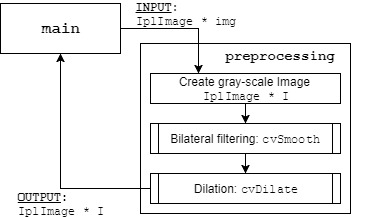
//> input picture 2-Preprocessing/Filtering-Morphing/preprocessing_dataflo.jpg, 381 x 217 px
$ ./main preprocessing_dataflo.jpg   (built with g++ and OpenCV 4)
//> lines starting //> are read from the running program, lines starting //| are printed output that depends on the picture
#include <opencv2/opencv.hpp>
#include <iostream>
#include <stdio.h>
#include <stdlib.h>


using namespace std;
using namespace cv;


void preprocessing (const char *);


int main(int argc, char ** argv) {
    const char * imgName = argv[1];
    preprocessing(imgName);
    return 0;
}

void preprocessing(const char * imgName) {
//> called with imgName = "preprocessing_dataflo.jpg"
    IplImage * img = cvLoadImage(imgName, CV_LOAD_IMAGE_GRAYSCALE);
//> img is the input picture: 217 rows x 381 cols, CV_8UC1; min 0, max 255, mean 239.6

    /// //////////////////////////////////////////////////////////
    ///                      FILTERING                         ///
    /// //////////////////////////////////////////////////////////

    IplImage * F1 = cvCreateImage(cvGetSize(img), IPL_DEPTH_8U, 1);
    cvSet(F1, 0);
    IplImage * F2 = cvCreateImage(cvGetSize(img), IPL_DEPTH_8U, 1);
    cvSet(F2, 0);
    IplImage * F3 = cvCreateImage(cvGetSize(img), IPL_DEPTH_8U, 1);
    cvSet(F3, 0);
    IplImage * F4 = cvCreateImage(cvGetSize(img), IPL_DEPTH_8U, 1);
    cvSet(F4, 0);

    //                         CV_BLUR
    cvSmooth(img, F1, CV_BLUR, 3, 3);
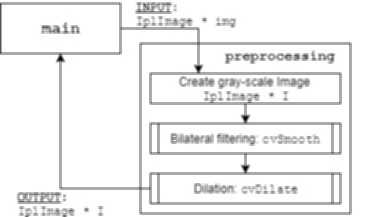
//> F1: 217 rows x 381 cols, CV_8UC1; min 3, max 255, mean 239.7

    //                        CV_MEDIAN
    cvSmooth(img, F2, CV_MEDIAN, 3);
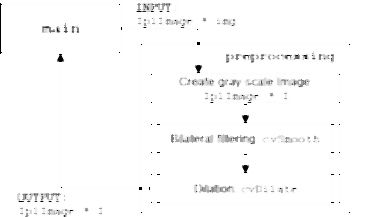
//> F2: 217 rows x 381 cols, CV_8UC1; min 0, max 255, mean 250.9

    //                       CV_GAUSSIAN
    cvSmooth(img, F3, CV_GAUSSIAN, 3, 0);
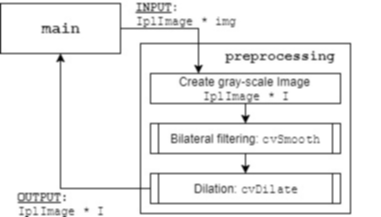
//> F3: 217 rows x 381 cols, CV_8UC1; min 2, max 255, mean 239.7

    //                       CV_BILATERAL
    cvSmooth(img, F4, CV_BILATERAL, 9, 0.05, 20);


    /// /////////////////////////////////////////////////////////////////
    ///              MORPHOLOGICAL TRANSFORMATION                     ///
    /// /////////////////////////////////////////////////////////////////


    IplImage * ERO = cvCreateImage(cvGetSize(img), IPL_DEPTH_8U, 1);
    cvSet(ERO, 0);
    IplImage * DIL = cvCreateImage(cvGetSize(img), IPL_DEPTH_8U, 1);
    cvSet(DIL, 0);
    IplImage * OP = cvCreateImage(cvGetSize(img), IPL_DEPTH_8U, 1);
    cvSet(OP, 0);
    IplImage * CL = cvCreateImage(cvGetSize(img), IPL_DEPTH_8U, 1);
    cvSet(CL, 0);
    //IplImage * TOPHAT = cvCreateImage(cvGetSize(img), IPL_DEPTH_8U, 1);
    //cvSet(TOPHAT, 0);

    int IT = 1;

    //                           EROSION
    // Used to reduce speckle while larger regions are not affected
    cvErode(img, ERO, NULL, IT);
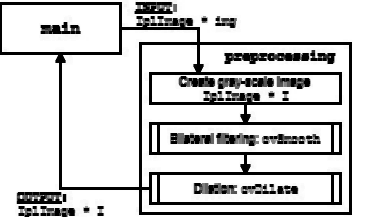
//> ERO: 217 rows x 381 cols, CV_8UC1; min 0, max 255, mean 209.3

    //                           DILATION
    // Attempting to find connected components
    cvDilate(F4, DIL, NULL, IT);
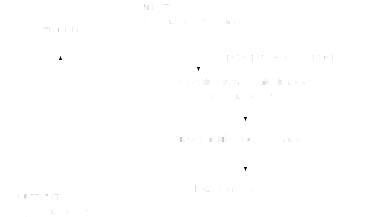
//> DIL: 217 rows x 381 cols, CV_8UC1; min 8, max 255, mean 254.8

    //                           OPENING
    // Erode & Dilate = Separate segments close to each other
    cvMorphologyEx(img, OP, NULL, NULL, CV_MOP_OPEN, IT);
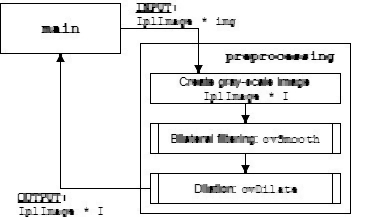
//> OP: 217 rows x 381 cols, CV_8UC1; min 0, max 255, mean 236.3

    //                           CLOSING
    // Dilate & Erode = reduce unwanted noise-driven segments
    cvMorphologyEx(img, CL, NULL, NULL, CV_MOP_CLOSE, IT);

    //                           TOP HAT
    // SRC - open(SRC) = Isolate patches that are brighter than immediate neighbours
    //cvMorphologyEx(img, TOPHAT, NULL, NULL, CV_MOP_TOPHAT, IT);

    /// /////////////////////////////////////////////////////////////
    ///                      DISPLAY AND SAVE                     ///
    /// /////////////////////////////////////////////////////////////
    cvNamedWindow("Image", 0);
    cvShowImage("Image", img);

    cvNamedWindow("Blur", 0);
    cvShowImage("Blur", F1);
    cvSaveImage("Blur.png", F1);
    cvNamedWindow("Median", 0);
    cvShowImage("Median", F2);
    cvSaveImage("Median.png", F2);
    cvNamedWindow("Gaussian", 0);
    cvShowImage("Gaussian", F3);
    cvSaveImage("1-Gaussian.png", F3);
    cvNamedWindow("Bilateral", 0);
    cvShowImage("Bilateral", F4);
    cvSaveImage("2-Bilateral.png", F4);


    cvNamedWindow("Erosion", 0);
    cvShowImage("Erosion", ERO);
    cvSaveImage("Erosion.png", ERO);
    cvNamedWindow("Dilation", 0);
    cvShowImage("Dilation", DIL);
    cvSaveImage("Dilation.png", DIL);
    cvNamedWindow("Opening", 0);
    cvShowImage("Opening", OP);
    cvSaveImage("Opening.png", OP);
    cvNamedWindow("Closing", 0);
    cvShowImage("Closing", CL);
    cvSaveImage("Closing.png", CL);
    cvNamedWindow("Top Hat", 0);
    //cvShowImage("Top Hat", TOPHAT);
    //cvSaveImage("Top Hat.png", TOPHAT);

    cvWaitKey(0);


    /// ///////////////////////////////////////////////////////////
    ///                           CLEAN-UP                      ///
    /// ///////////////////////////////////////////////////////////

    cvDestroyAllWindows();

    cvReleaseImage(&img);
    cvReleaseImage(&F1);
    cvReleaseImage(&F2);
    cvReleaseImage(&F3);
    cvReleaseImage(&F4);
    cvReleaseImage(&ERO);
    cvReleaseImage(&DIL);
    cvReleaseImage(&CL);
    cvReleaseImage(&OP);
    //cvReleaseImage(&TOPHAT);

}
